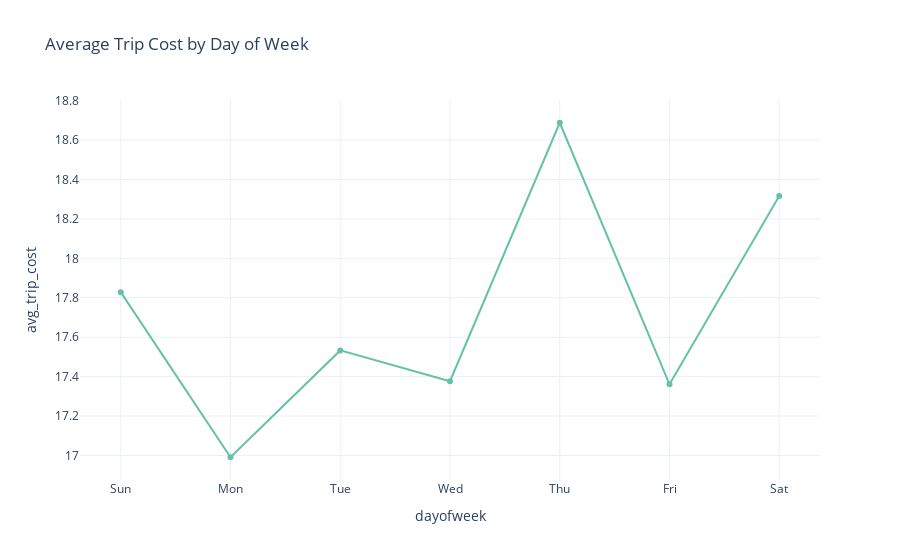

The cell this chart's notebook holds for it:
### Code cell
# Average tips by day of week
df_cost = pd.read_csv("data/athena-results/Unsaved/2025/04/21/avg_trip_cost_by_day.csv")
day_map = {1:'Sun', 2:'Mon', 3:'Tue', 4:'Wed', 5:'Thu', 6:'Fri', 7:'Sat'}
df_cost['dayofweek'] = df_cost['dayofweek'].map(day_map)

fig = px.line(
    df_cost,
    x='dayofweek',
    y='avg_trip_cost',
    markers=True,
    color_discrete_sequence=px.colors.qualitative.Set2,
    title='Average Trip Cost by Day of Week'
)
fig.update_layout(template='plotly_white')
fig.show()

### Figure 1 — Plotly figure (JSON) as saved in the notebook; plotly's stock layout.template omitted (floating-point values rounded to 4 significant figures)
{"data": [{"hovertemplate": "dayofweek=%{x}<br>avg_trip_cost=%{y}<extra></extra>", "legendgroup": "", "line": {"color": "rgb(102,194,165)", "dash": "solid"}, "marker": {"symbol": "circle"}, "mode": "markers+lines", "name": "", "orientation": "v", "showlegend": false, "type": "scatter", "x": ["Sun", "Mon", "Tue", "Wed", "Thu", "Fri", "Sat"], "xaxis": "x", "y": [17.83, 16.99, 17.53, 17.38, 18.69, 17.36, 18.32], "yaxis": "y"}], "layout": {"legend": {"tracegroupgap": 0}, "title": {"text": "Average Trip Cost by Day of Week"}, "xaxis": {"anchor": "y", "domain": [0, 1], "title": {"text": "dayofweek"}}, "yaxis": {"anchor": "x", "domain": [0, 1], "title": {"text": "avg_trip_cost"}}}}
